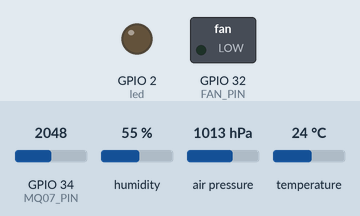
This program was run on a simulated ESP32. Parts: switched loads named in the program (green lamp = pin HIGH), output pins drawn as LEDs (lit = HIGH). The test bench sets the inputs (shaded band); at power-on: temperature 24 °C, GPIO 34 (MQ07_PIN) = 2048, humidity 55 %, air pressure 1013 hPa. WiFi joins after 1.5 s; servers stay silent unless stated; storage starts empty; what the program prints to the serial monitor is not drawn.

Above: at 2.7 s.
2.8 s: temperature set to 29.5 °C
4.7 s: temperature set to 30.9 °C
At 6.7 s:
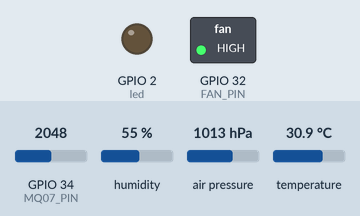
7.0 s: temperature set to 25.4 °C
8.7 s: temperature set to 24.3 °C
At 10.5 s:
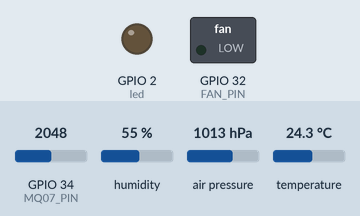
11.0 s: temperature set to 33 °C
At 12.3 s:
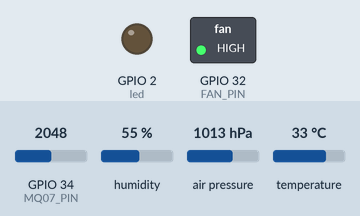
Timing chart, 0 to 14.0 s (numbered marks = the images above; inputs shaded):
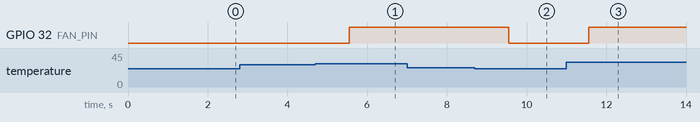

The program:

main.cpp
```cpp
#include <Arduino.h>
#include <WiFi.h>
#include <ESPAsyncWebServer.h>
#include "FS.h"
#include "SPIFFS.h"
#include <DHT.h>
#include <Adafruit_MPL3115A2.h>

const char *ssid = "iPhone (7)";
const char *password = "12345678";
AsyncWebServer server(80);
const gpio_num_t led = GPIO_NUM_2;
const gpio_num_t RELAY_PIN = led;
const gpio_num_t FAN_PIN = GPIO_NUM_32;
const gpio_num_t DHT_PIN = GPIO_NUM_4;
const uint8_t DHT_TYPE = DHT22;
const gpio_num_t MQ07_PIN = GPIO_NUM_34;
const gpio_num_t I2C_SDA = GPIO_NUM_21;
const gpio_num_t I2C_SCL = GPIO_NUM_22;

DHT dht(DHT_PIN, DHT_TYPE);
Adafruit_MPL3115A2 baro = Adafruit_MPL3115A2();

float temp = 0.0f;
float umid = 0.0f;
float co = 0.0f;
float alt = 0.0f;
float press = 0.0f;
bool fan_status = 0;
bool relay_status = 0;

SemaphoreHandle_t tempUmidMutex = nullptr; // semaforo para evitar conflitos em updates
SemaphoreHandle_t coMutex = nullptr;
SemaphoreHandle_t altPressMutex = nullptr;
SemaphoreHandle_t relayMutex = nullptr;

void fan_setStatus(bool newStatus)
{
  fan_status = newStatus;
  gpio_set_level(FAN_PIN, fan_status);
}

void lerCO()
{
  float voltage = analogRead(MQ07_PIN) * (3.3 / 4095.0); // Formula GPT para converter leitura do sensor para ppm
  float RL = 10.0;                                       // load resistor in kΩ (check your module!)
  float Rs = ((3.3 - voltage) / voltage) * RL;
  float R0 = Rs / 27.0;
  float ratio = Rs / R0;
  co = pow(10, ((-1.497 * log10(ratio)) + 1.487));
}

void alternarRele()
{
  xSemaphoreTake(relayMutex, portMAX_DELAY);
  relay_status = !relay_status;
  gpio_set_level(RELAY_PIN, relay_status);
  xSemaphoreGive(relayMutex);
}

void taskDHT22(void *pvParameters)
{
  (void)pvParameters;
  for (;;)
  {
    xSemaphoreTake(tempUmidMutex, portMAX_DELAY);
    temp = dht.readTemperature();
    umid = dht.readHumidity();
    xSemaphoreGive(tempUmidMutex);
    vTaskDelay(pdMS_TO_TICKS(1000));
  }
}

void taskMQ07(void *pvParameters)
{
  (void)pvParameters;
  for (;;)
  {
    xSemaphoreTake(coMutex, portMAX_DELAY);
    lerCO();
    xSemaphoreGive(coMutex);
    vTaskDelay(pdMS_TO_TICKS(1000));
  }
}

void taskMPL3115A2(void *pvParameters)
{
  (void)pvParameters;
  for (;;)
  {
    xSemaphoreTake(altPressMutex, portMAX_DELAY);
    alt = baro.getAltitude();
    press = baro.getPressure() / 100.0f;
    xSemaphoreGive(altPressMutex);
    vTaskDelay(pdMS_TO_TICKS(2000));
  }
}

void TaskVentila(void *pvParameters)
{
  (void)pvParameters;
  for (;;)
  {
    xSemaphoreTake(tempUmidMutex, portMAX_DELAY);
    if (temp > 30.0f)
    {
      fan_setStatus(1);
    }
    else if (temp < 25.0f)
    {
      fan_setStatus(0);
    }
    xSemaphoreGive(tempUmidMutex);
    vTaskDelay(pdMS_TO_TICKS(500));
  }
}

String processor(const String &var)
{

  float t, h, c, a, p;
  bool f, r;

  xSemaphoreTake(tempUmidMutex, portMAX_DELAY);
  xSemaphoreTake(relayMutex, portMAX_DELAY);
  xSemaphoreTake(coMutex, portMAX_DELAY);
  xSemaphoreTake(altPressMutex, portMAX_DELAY);
  t = temp;
  h = umid;
  c = co;
  a = alt;
  p = press;
  f = fan_status;
  r = relay_status;
  xSemaphoreGive(altPressMutex);
  xSemaphoreGive(coMutex);
  xSemaphoreGive(relayMutex);
  xSemaphoreGive(tempUmidMutex);

  if (var == "RELAY_ACTION")
    return r ? "Desligar" : "Ligar";
    if (var == "RELAY_STATUS")
      return r ? "Ligado" : "Desligado";
  if (var == "TEMP")
    return String(t, 1) + " C";
  if (var == "HUM")
    return String(h, 1) ;
  if (var == "GAS")
    return String(c) + " ppm";
  if (var == "ALT")
    return String(a, 1) + " m";
  if (var == "PRESS")
    return String(p, 1) + " hPa";
  if (var == "FAN_STATUS")
    return f ? "Ligada" : "Desligada";
  return String();
}

void setup()
{
  Serial.begin(115200);
  WiFi.begin(ssid, password);
  Serial.print("Conectando ao WiFi");
  while (WiFi.status() != WL_CONNECTED)
  {
    delay(100);
    Serial.print("a.");
  }
  Serial.println("\nWiFi Conectado");
  Serial.print("IP: ");
  Serial.println(WiFi.localIP());
  dht.begin();
  gpio_set_direction(led, GPIO_MODE_OUTPUT);
  gpio_set_direction(RELAY_PIN, GPIO_MODE_OUTPUT);
  gpio_set_direction(FAN_PIN, GPIO_MODE_OUTPUT);

  gpio_set_level(led, 0);
  gpio_set_level(RELAY_PIN, 0);
  gpio_set_level(FAN_PIN, 0);

  altPressMutex = xSemaphoreCreateMutex();
  coMutex = xSemaphoreCreateMutex();
  relayMutex = xSemaphoreCreateMutex();
  tempUmidMutex = xSemaphoreCreateMutex();
  if (altPressMutex == nullptr || coMutex == nullptr || relayMutex == nullptr || tempUmidMutex == nullptr)
  {
    Serial.println("Falha ao criar mutex");
    return;
  }

  if (!SPIFFS.begin(true))
  {
    Serial.println("Falha ao montar SPIFFS");
    return;
  }

  Wire.begin(I2C_SDA, I2C_SCL);
  if (!baro.begin())
  {
    Serial.println("MPL3115A2 not found!");
    return;
  }

  server.on("/", HTTP_GET, [](AsyncWebServerRequest *request)
            { request->send(SPIFFS, "/index.html", "text/html", false, processor); });
  server.on("/relay/toggle", HTTP_POST, [](AsyncWebServerRequest *request)
            {
              alternarRele();
              request->redirect("/"); });
  /* server.on("/temp", HTTP_GET, [](AsyncWebServerRequest *request)
            {
      float t;
      xSemaphoreTake(tempUmidMutex, portMAX_DELAY);
      t = temp;
      xSemaphoreGive(tempUmidMutex);
      request-> send(200, "text/plain", String(t, 1)) ; });
  server.on("/umid", HTTP_GET, [](AsyncWebServerRequest *request)
            {
      float h;
      xSemaphoreTake(tempUmidMutex, portMAX_DELAY);
      h = umid;
      xSemaphoreGive(tempUmidMutex);
      request->send(200, "text/plain", String(h, 1)); });
  server.on("/co", HTTP_GET, [](AsyncWebServerRequest *request)
            {
    float c;
    xSemaphoreTake(coMutex, portMAX_DELAY);
    c = co;
    xSemaphoreGive(coMutex);
    request->send(200, "text/plain", String(c, 1)); });

  server.on("/alt", HTTP_GET, [](AsyncWebServerRequest *request)
            {
    float a;
    xSemaphoreTake(altPressMutex, portMAX_DELAY);
    a = alt;
    xSemaphoreGive(altPressMutex);
    request->send(200, "text/plain", String(a, 1)); });

  server.on("/press", HTTP_GET, [](AsyncWebServerRequest *request)
            {
    float p;
    xSemaphoreTake(altPressMutex, portMAX_DELAY);
    p = press;
    xSemaphoreGive(altPressMutex);
    request->send(200, "text/plain", String(p, 1)); });

  server.on("/fan", HTTP_GET, [](AsyncWebServerRequest *request)
            {
    bool f;
    xSemaphoreTake(tempUmidMutex, portMAX_DELAY);
    f = fan_status;
    xSemaphoreGive(tempUmidMutex);
    request->send(200, "text/plain", f ? "Ligada" : "Desligada"); });

  server.on("/relay", HTTP_GET, [](AsyncWebServerRequest *request)
            {
    bool r;
    xSemaphoreTake(relayMutex, portMAX_DELAY);
    r = relay_status;
    xSemaphoreGive(relayMutex);
    request->send(200, "text/plain", r ? "Ligado" : "Desligado"); }); */

  server.serveStatic("/", SPIFFS, "/");

  server.begin();

  xTaskCreatePinnedToCore(taskDHT22, "taskTemp", 2048, nullptr, 1, nullptr, 0);
  xTaskCreatePinnedToCore(taskMQ07, "taskCO", 2048, nullptr, 1, nullptr, 0);
  xTaskCreatePinnedToCore(taskMPL3115A2, "taskAlt", 2048, nullptr, 1, nullptr, 1);
  xTaskCreatePinnedToCore(TaskVentila, "taskFan", 2048, nullptr, 1, nullptr, 1);
}

void loop()
{
  if (WiFi.status() != WL_CONNECTED)
  {
    WiFi.begin(ssid, password);
    Serial.print("Conectando ao WiFi");
    while (WiFi.status() != WL_CONNECTED)
    {
      delay(100);
      Serial.print(".");
    }
    Serial.println("\nWiFi Conectado");
    Serial.print("IP: ");
  }
  Serial.println(WiFi.localIP());
  vTaskDelay(pdMS_TO_TICKS(10000));
}
```

Measured:
- the behaviour switches between 30 and 30.1 °C on temperature (found by bisection; images 0 and 1)
- the behaviour switches between 25 and 24.9 °C on temperature (found by bisection; images 1 and 2)
- after the input at 2.8 s, every drawn part: stays the same
- after the input at 4.7 s, GPIO 32 (FAN_PIN): LOW → HIGH after 0.85 s
- after the input at 7.0 s, every drawn part: stays the same
- after the input at 8.7 s, GPIO 32 (FAN_PIN): HIGH → LOW after 0.86 s
- after the input at 11.0 s, GPIO 32 (FAN_PIN): LOW → HIGH after 0.57 s
